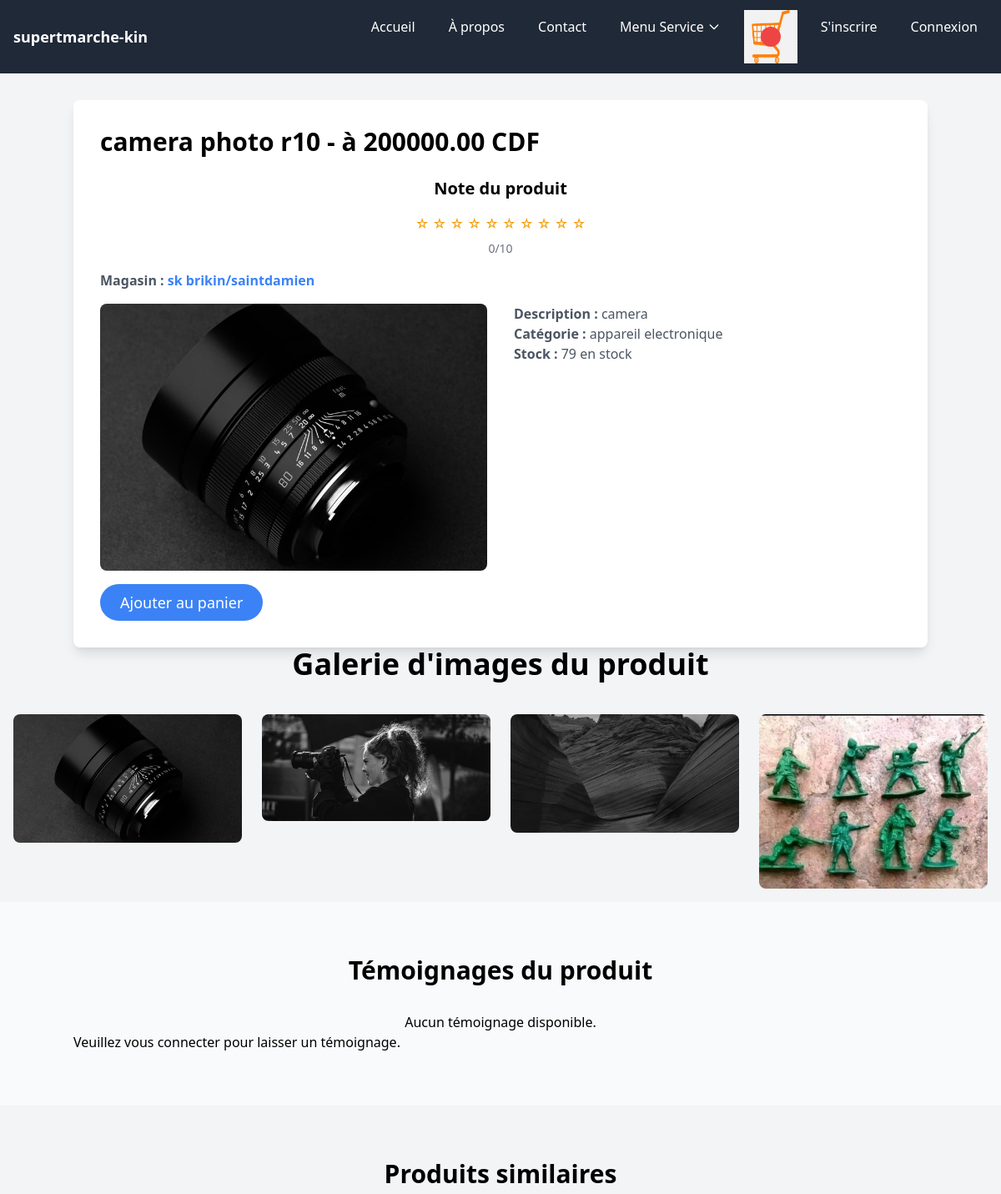
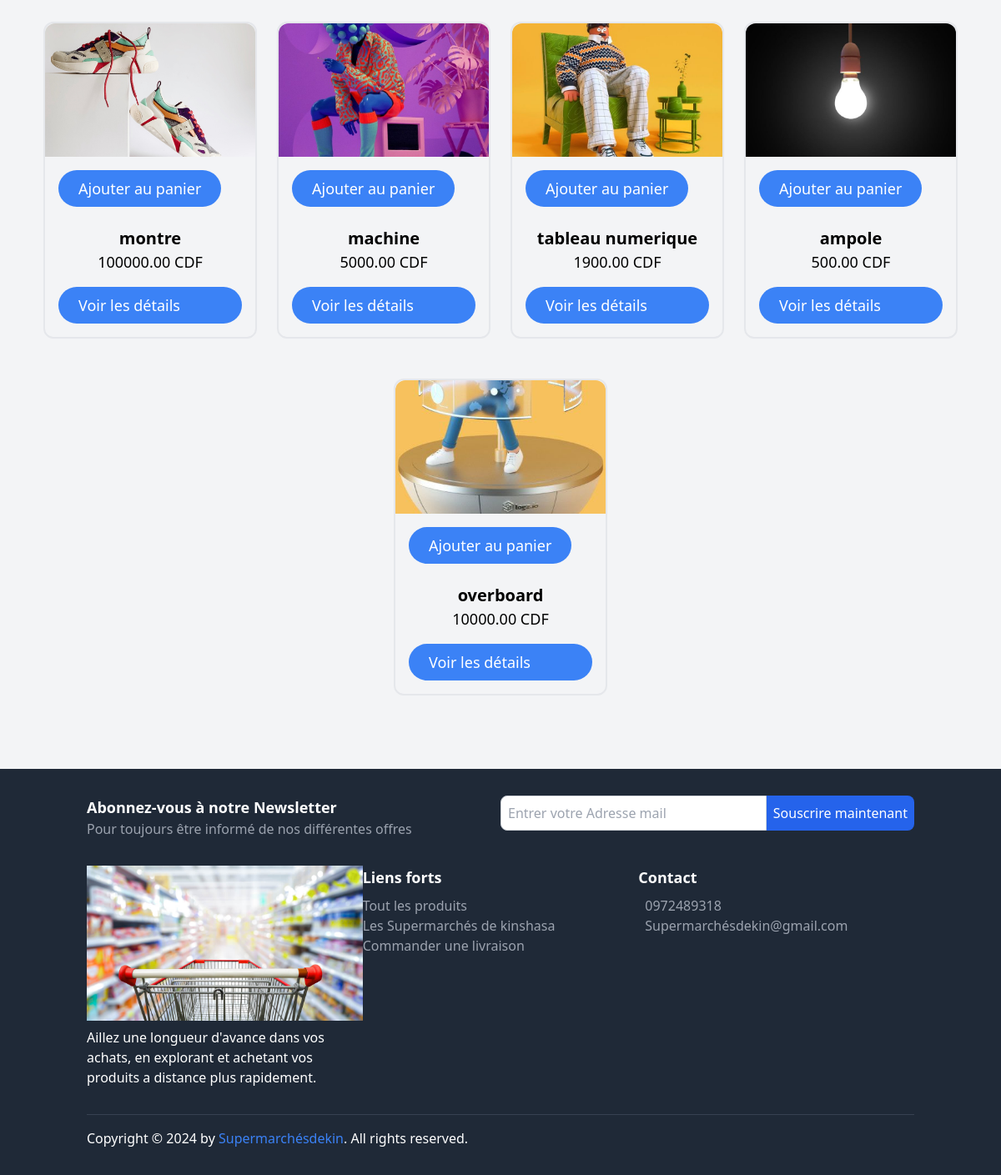
/user/product/8/, run on the app's committed database (2 pictures, top to bottom).
### core/models.py (models this page shows, shortened)
class Product(models.Model):
    store = models.ForeignKey(Store, on_delete=models.CASCADE, related_name="products")
    category = models.ForeignKey(Category, on_delete=models.CASCADE, related_name="products")
    name = models.CharField(max_length=255)
    description = models.TextField()
    price = models.DecimalField(max_digits=10, decimal_places=2)
    stock = models.PositiveIntegerField()
    image = models.ImageField(upload_to='products/', null=True, blank=True)
    image_galerie = models.ImageField(upload_to='product/galerie/', null=True, blank=True, verbose_name="Image galerie")
    created_at = models.DateTimeField(auto_now_add=True)

class Store(models.Model):
    owner = models.ForeignKey(settings.AUTH_USER_MODEL, on_delete=models.CASCADE, related_name="stores")
    name = models.CharField(max_length=255)
    slug=models.SlugField(blank=True, null=True)
    description = models.TextField()
    thumbnail = models.ImageField(upload_to="img", null=True, blank=True, verbose_name="Image du Store")
    created_at = models.DateTimeField(auto_now_add=True)
    updated_at = models.DateTimeField(auto_now=True, verbose_name="Date de mise à jour")
    commune = models.CharField(max_length=100, choices=COMMUNES_CHOICES, default='kinshasa', verbose_name="Commune")

class Category(models.Model):
    store = models.ForeignKey(Store, on_delete=models.CASCADE, related_name="categories")
    name = models.CharField(max_length=255)
    def __str__(self):
        return self.name

class Photo(models.Model):
    product = models.ForeignKey(Product, related_name='photos', on_delete=models.CASCADE)
    image = models.ImageField(upload_to='product/galerie/')
    uploaded_at = models.DateTimeField(auto_now_add=True)

### core/views.py (the view)
# urls.py: path('product/<int:id>/', views.product_detail, name='product_detail'),
def product_detail(request, id):
    product = get_object_or_404(Product, id=id)
    category = product.category
    related_products = Product.objects.filter(category=category).exclude(id=product.id)
    testimonials = Testimonialproduct.objects.filter(product=product)
    average_rating = testimonials.aggregate(Avg('rating'))['rating__avg']
    if not average_rating:
        average_rating = 0  # Si pas de témoignages, la note moyenne est 0
    paginator_testimonials = Paginator(testimonials, 3)  # 5 témoignages par page
    page_testimonials = request.GET.get('page')
    try:
        testimonials = paginator_testimonials.page(page_testimonials)
    except PageNotAnInteger:
        testimonials = paginator_testimonials.page(1)
    except EmptyPage:
        testimonials = paginator_testimonials.page(paginator_testimonials.num_pages)
    paginator_related = Paginator(related_products, 6)  # 6 produits par page
    page_related = request.GET.get('page')
    try:
        related_products = paginator_related.page(page_related)
    except PageNotAnInteger:
        related_products = paginator_related.page(1)
    except EmptyPage:
        related_products = paginator_related.page(paginator_related.num_pages)
    return render(request, 'core/product_detail.html', {
        'product': product,
        'related_products': related_products,  # Les produits de la même catégorie
        'paginator_related': paginator_related,  # Pour la pagination des produits liés
        'paginator_testimonials': paginator_testimonials,  # Pour la pagination des témoignages
        'testimonials': testimonials,  # Les témoignages paginés
        'range_10': range(1, 11),
        'average_rating': average_rating,
    })

### core/context_processors.py (called while the page is built)
def cart(request):
    if request.user.is_authenticated:
        cart = get_or_create_cart(request.user)
    else:
        cart = None
    return {'cart': cart}

### core/templates/core/product_detail.html (shortened to what this page needs)
{% extends 'base.html' %}
{% block content %}
  <div class="container mx-auto mt-8">
    <div class="bg-white p-8 rounded-lg shadow-lg">
      <h2 class="text-3xl font-semibold mb-6">{{ product.name }} - à {{ product.price }} CDF{{ product.currency }}</h2>
<div class="flex flex-col items-center my-4">
  <h3 class="text-xl font-semibold mb-2">Note du produit</h3>
  <div class="flex items-center justify-center my-2">
      <p class="text-yellow-500">
          {% for i in range_10 %}
              {% if i <= average_rating %}
                  &#9733;
              {% else %}
                  &#9734;
              {% endif %}
          {% endfor %}
      </p>
  </div>
  <p class="text-gray-500 text-sm">{{ average_rating|default:"0" }}/10</p>
</div>
      <div class="mb-4">
        <p class="text-gray-600"><strong>Magasin : </strong>
          <a href="{% url 'store_detail' product.store.slug %}" class="text-blue-500 font-semibold hover:underline">{{ product.store.name }}</a>
        </p>
      </div>
      <div class="grid grid-cols-1 lg:grid-cols-2 gap-8">
        <div>
          <img src="{{ product.image.url }}" alt="Image principale" class="w-full h-80 object-cover rounded-lg mb-4">
        </div>
        <div>
          <p class="text-gray-600"><strong>Description : </strong>{{ product.description }}</p>
          <p class="text-gray-600"><strong>Catégorie : </strong>{{ product.category }}</p>
          <p class="text-gray-600"><strong>Stock : </strong>
            {% if product.stock > 0 %}
              {{ product.stock }} en stock
            {% else %}
              Rupture de stock
            {% endif %}
          </p>
        </div>
      </div>
      <form id="add-to-cart-form-{{ product.id }}" action="{% url 'add_to_cart_ajax' product.id %}" method="POST">
        <button type="submit" class="px-6 py-2 bg-blue-500 text-white rounded-full text-lg hover:bg-blue-600 transition duration-300">
            Ajouter au panier
        </button>
    </form>
    </div>
  </div>
  <h2 class="text-4xl font-semibold text-center mb-6">Galerie d'images du produit</h2>
  <div class="grid grid-cols-2 md:grid-cols-4 gap-6 p-4">
      {% if product.photos.all.count == 0 %}
          <p class="col-span-4 text-center text-gray-500">Aucune photo dans la galerie</p>
      {% else %}
          {% for photo in product.photos.all %}
              <div class="photo">
                  <img src="{{ photo.image.url }}" alt="Image de la galerie" class="rounded-lg cursor-pointer" onclick="openGallery('{{ photo.image.url }}')">
              </div>
          {% endfor %}
      {% endif %}
  </div>
  <section id="temoignages" class="py-16 bg-gray-50">
    <div class="container mx-auto">
        <h2 class="text-3xl font-bold mb-8 text-center">Témoignages du produit</h2>
        <div class="flex flex-wrap gap-6 justify-center">
            {% for testimonial in testimonials %}
            <div class="bg-white p-6 rounded-xl shadow-md w-64">
                <div class="flex items-center mb-4">
                    {% if testimonial.user.profile_picture %}
                        <img src="{{ testimonial.user.profile_picture.url }}" alt="{{ testimonial.user.username }}" class="rounded-full w-12 h-12 mr-4">
                    {% else %}
                        <img src="https://bootdey.com/img/Content/avatar/avatar7.png" alt="Default Profile Picture" class="rounded-full w-12 h-12 mr-4">
                    {% endif %}
                    <h3 class="text-xl font-semibold">{{ testimonial.user.username }}</h3>
                </div>
                <div class="mb-4">
                    <p class="text-yellow-500">
                        {% for i in range_10 %}
                            {% if i <= testimonial.rating %}
                                &#9733;
                            {% else %}
                                &#9734;
                            {% endif %}
                        {% endfor %}
                    </p>
                    <p class="text-gray-500 text-sm">{{ testimonial.rating }}/10</p>
                </div>
                <div class="text-gray-700 overflow-y-auto max-h-20">
                    <p>{{ testimonial.content }}</p>
                </div>
            </div>
            {% empty %}
            <p>Aucun témoignage disponible.</p>
            {% endfor %}
        </div>
        {% if user.is_authenticated %}
      <a href="{% url 'add_testimonialproduct' product.id %}" class="inline-block px-6 py-3 bg-green-600 text-white rounded-md hover:bg-green-800 transition duration-300 mt-8">
          Laisser un témoignage
      </a>
      {% else %}
      <p>Veuillez vous connecter pour laisser un témoignage.</p>
      {% endif %}
    </div>
  </section>
<section id="produits-categorie" class="py-16 bg-gray-100">
    <h2 class="text-3xl font-semibold text-center mb-8">Produits similaires</h2>
    <div class="flex flex-wrap gap-6 justify-center">
        {% for product in related_products %}
            <div class="flex-shrink-0 border-2 border-secondary bg-slate-100 text-black rounded-xl mb-6 cursor-pointer hover:scale-95 hover:bg-slate-200 transition duration-200 ease-linear w-64 h-full flex flex-col">
                <div>
                    <img src="{{ product.image.url }}" alt="{{ product.name }}" class="rounded-t-xl w-full h-40 object-cover" />
                </div>
                <div class="flex flex-col justify-between flex-grow p-4">
                    <form id="add-to-cart-form-{{ product.id }}" action="{% url 'add_to_cart_ajax' product.id %}" method="POST">
                        <button type="submit" class="px-6 py-2 bg-blue-500 text-white rounded-full text-lg hover:bg-blue-600 transition duration-300">
                            Ajouter au panier
                        </button>
                    </form>
                    <div class="flex flex-col items-center my-4">
                        <h1 class="font-semibold text-xl text-primary pt-2 text-center">{{ product.name }}</h1>
                        <h2 class="font-medium text-lg text-center">{{ product.price }} CDF{{ product.store.currency }}</h2>
                    </div>
                    <a href="{% url 'product_detail' product.id %}" class="px-6 py-2 bg-blue-500 text-white rounded-full text-lg hover:bg-blue-600 transition duration-300">
                        Voir les détails
                    </a>
                </div>
            </div>
        {% empty %}
            <p>Aucun produit similaire trouvé.</p>
        {% endfor %}
    </div>
</section>
{% endblock %}

### data on the page
Product: name "camera photo r10", price "200000.00", store.name "sk brikin/saintdamien", image (picture), description "camera", category "appareil electronique", stock "79"
Photo: image (picture)
Photo: image (picture)
Photo: image (picture)
Photo: image (picture)
Product: image (picture), name "montre", price "100000.00"
Product: image (picture), name "machine", price "5000.00"
Product: image (picture), name "tableau numerique", price "1900.00"
Product: image (picture), name "ampole", price "500.00"
Product: image (picture), name "overboard", price "10000.00"

### other printed values
{{ average_rating|default:"0" }} "0"
